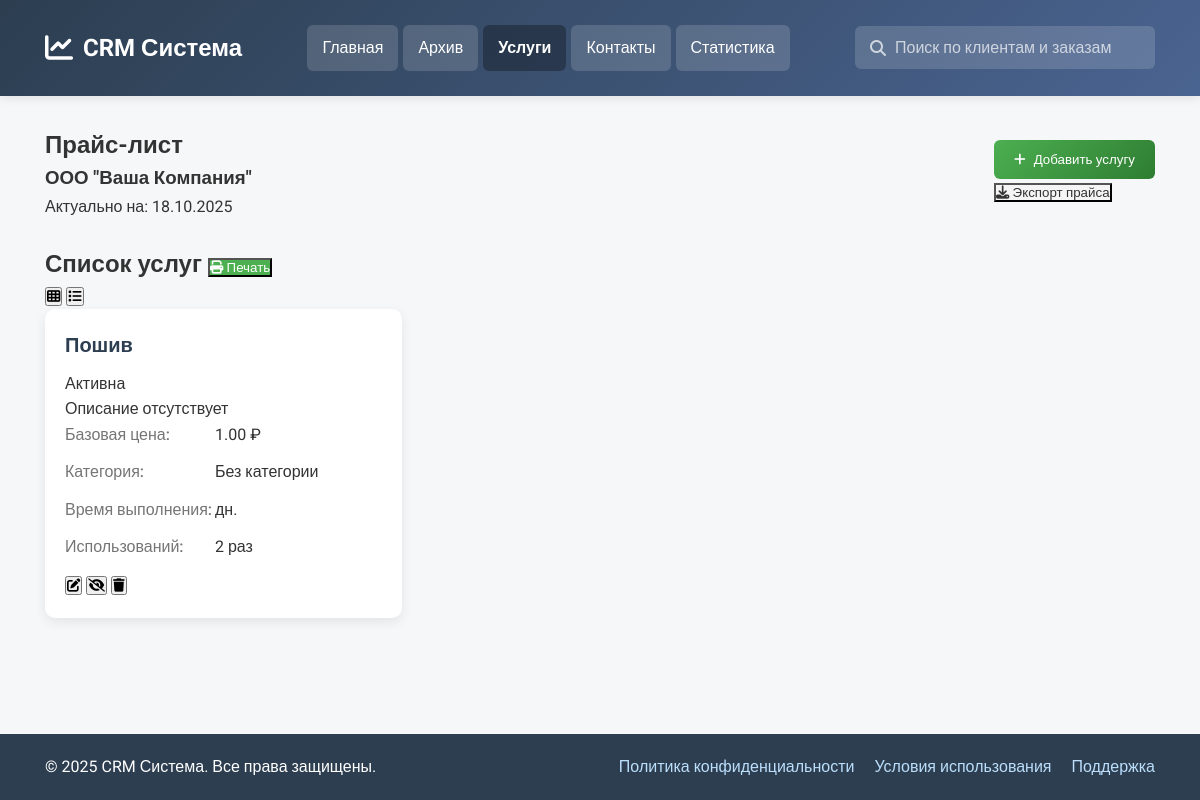
Before: /crm/services/ with the older database file.
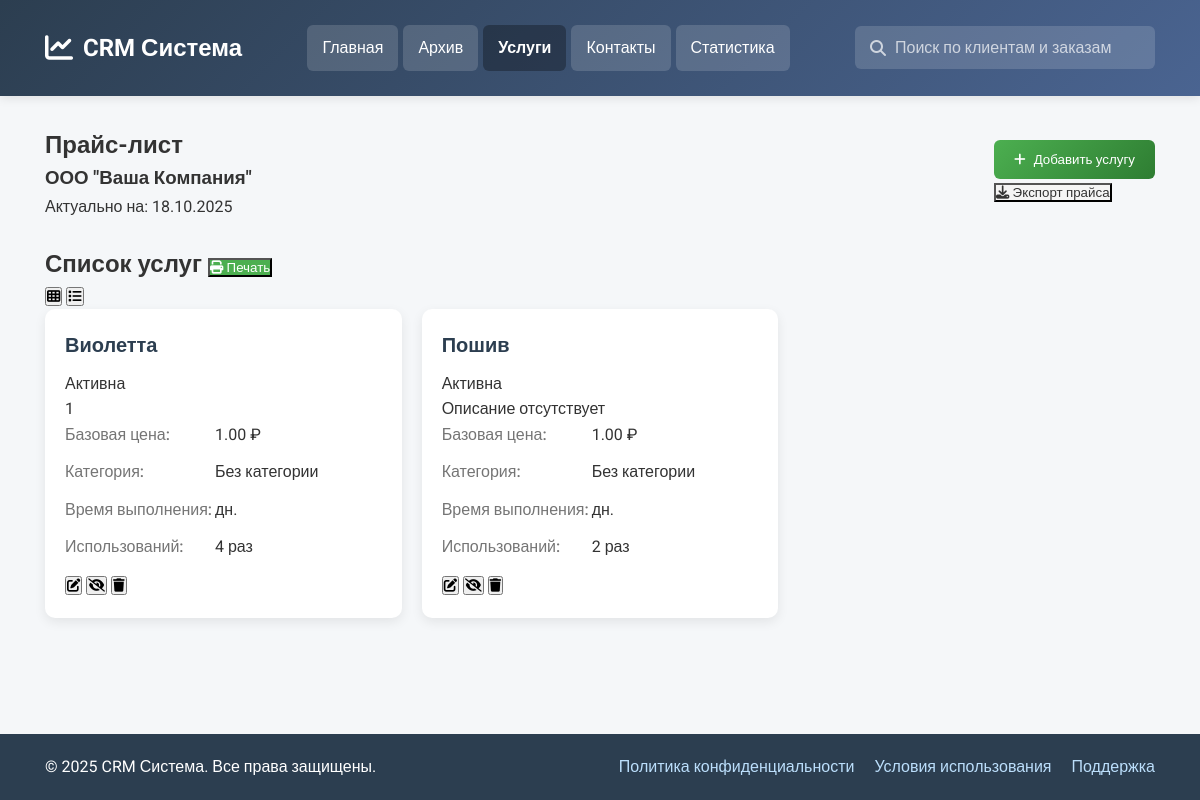
After: the same page with the newer database file.
### price/models.py (models this page shows, shortened)
class Service(models.Model):
    name = models.CharField(max_length=200, verbose_name="Название услуги")
    price = models.DecimalField(max_digits=10, decimal_places=2, verbose_name="Цена")
    description = models.TextField(blank=True, verbose_name="Описание")
    duration_days = models.IntegerField(
        default=7, verbose_name="Срок выполнения (дней)"
    )
    is_active = models.BooleanField(default=True, verbose_name="Активна")
    created_at = models.DateTimeField(auto_now_add=True, verbose_name="Дата создания")
    updated_at = models.DateTimeField(auto_now=True, verbose_name="Дата обновления")
    category = models.ForeignKey(
        ServiceCategory,
        on_delete=models.SET_NULL,
        null=True,
        blank=True,
        verbose_name="Категория",
        related_name="services",
    )
    class Meta:
        verbose_name = "Услуга"
        verbose_name_plural = "Услуги"
        ordering = ["category", "name"]

### price/views.py (the view)
# urls.py: path("services/", services, name="services"),
def services(request):
    search_query = request.GET.get("search", "")
    services = (
        Service.objects.all()
        .select_related("category")
        .annotate(usage_count=Count("dealservice"))
        .order_by("category__name", "name")
    )
    if search_query:
        services = services.filter(
            Q(name__icontains=search_query)
            | Q(description__icontains=search_query)
            | Q(category__name__icontains=search_query)
        )
    context = {
        "services": services,
        "categories": Service.objects.all(),
        "search_query": search_query,
        "total_services": services.count(),
        "active_services_count": services.filter(is_active=True).count(),
        "avg_price": services.aggregate(avg_price=Avg("price"))["avg_price"] or 0,
        "popular_services_count": services.filter(usage_count__gt=5).count(),
    }
    return render(request, "services.html", context)

### templates/services.html (shortened to what the changed rows need)
<!DOCTYPE html>
<html lang="ru">
<head>
    {% load static %}
    <link rel="stylesheet" href="https://cdnjs.cloudflare.com/ajax/libs/font-awesome/6.4.0/css/all.min.css">
    <link rel="stylesheet" href="{% static 'css/styles.css' %}">
</head>
<body>
    <main>
        <section id="services" class="section active">
            <div class="container">
                <div class="dashboard-header">
                    <div class="price-list-section">
                        <div class="section-header">
                            <h2>Прайс-лист</h2>
                        </div>
                    </div>
                </div>
                <div class="services-container">
                    <div class="services-header">
                        <h2>Список услуг <button class="btn-primary" onclick="printPriceList()"><i class="fas fa-print"></i> Печать</button></h2>
                    </div>
                    <div class="services-grid" id="servicesView">
                        {% for service in services %}
                        <div class="service-card" data-id="{{ service.id }}">
                            <div class="service-card-header">
                                <h3 class="service-name">{{ service.name }}</h3>
                                <span class="service-status {% if service.is_active %}status-active{% else %}status-inactive{% endif %}">
                                    {% if service.is_active %}Активна{% else %}Неактивна{% endif %}
                                </span>
                            </div>
                            <div class="service-card-body">
                                <p class="service-description">{{ service.description|default:"Описание отсутствует" }}</p>
                                <div class="service-details">
                                    <div class="detail-item">
                                        <span class="detail-label">Базовая цена:</span>
                                        <span class="detail-value price">{{ service.price }} ₽</span>
                                    </div>
                                    <div class="detail-item">
                                        <span class="detail-label">Категория:</span>
                                        <span class="detail-value">{{ service.category.name|default:"Без категории" }}</span>
                                    </div>
                                    <div class="detail-item">
                                        <span class="detail-label">Время выполнения:</span>
                                        <span class="detail-value">{{ service.duration }} дн.</span>
                                    </div>
                                    <div class="detail-item">
                                        <span class="detail-label">Использований:</span>
                                        <span class="detail-value">{{ service.usage_count }} раз</span>
                                    </div>
                                </div>
                            </div>
                            <div class="service-card-footer">
                                <div class="service-actions">
                                    <button class="btn-edit" onclick="editService({{ service.id }})" title="Редактировать">
                                        <i class="fas fa-edit"></i>
                                    </button>
                                    <button class="btn-toggle" onclick="toggleService({{ service.id }})" title="{% if service.is_active %}Деактивировать{% else %}Активировать{% endif %}">
                                        <i class="fas {% if service.is_active %}fa-eye-slash{% else %}fa-eye{% endif %}"></i>
                                    </button>
                                    <button class="btn-delete" onclick="deleteService({{ service.id }})" title="Удалить">
                                        <i class="fas fa-trash"></i>
                                    </button>
                                </div>
                            </div>
                        </div>
                        {% empty %}
                        <div class="no-services">
                            <i class="fas fa-concierge-bell"></i>
                            <h3>Услуги не найдены</h3>
                            <p>Добавьте первую услугу в ваш прайс-лист</p>
                        </div>
                        {% endfor %}
                    </div>
                </div>
            </div>
        </section>
    </main>
</body>
</html>

Changed rows visible on the page:
added Service: name "Виолетта", is_active "Активна", description "1", price "1.00", category.name "Без категории", usage_count "4"
